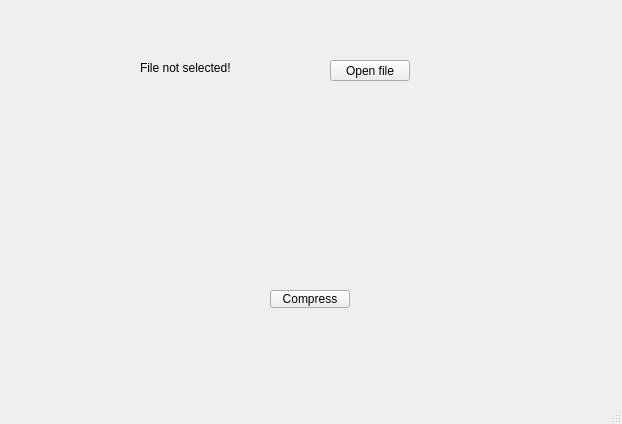
<?xml version="1.0" encoding="UTF-8"?>
<ui version="4.0">
 <class>MainWindow</class>
 <widget class="QMainWindow" name="MainWindow">
  <property name="geometry">
   <rect>
    <x>0</x>
    <y>0</y>
    <width>622</width>
    <height>424</height>
   </rect>
  </property>
  <property name="windowTitle">
   <string>MainWindow</string>
  </property>
  <widget class="QWidget" name="centralwidget">
   <widget class="QPushButton" name="OpenFileButton">
    <property name="geometry">
     <rect>
      <x>330</x>
      <y>60</y>
      <width>80</width>
      <height>21</height>
     </rect>
    </property>
    <property name="text">
     <string>Open file</string>
    </property>
   </widget>
   <widget class="QLabel" name="OpenedFileLabel">
    <property name="geometry">
     <rect>
      <x>140</x>
      <y>60</y>
      <width>151</width>
      <height>16</height>
     </rect>
    </property>
    <property name="text">
     <string>File not selected!</string>
    </property>
   </widget>
   <widget class="QLabel" name="OriginalPicture">
    <property name="geometry">
     <rect>
      <x>110</x>
      <y>120</y>
      <width>161</width>
      <height>171</height>
     </rect>
    </property>
    <property name="text">
     <string/>
    </property>
   </widget>
   <widget class="QPushButton" name="compressPushButton">
    <property name="geometry">
     <rect>
      <x>270</x>
      <y>290</y>
      <width>80</width>
      <height>18</height>
     </rect>
    </property>
    <property name="text">
     <string>Compress</string>
    </property>
   </widget>
  </widget>
  <widget class="QMenuBar" name="menubar">
   <property name="geometry">
    <rect>
     <x>0</x>
     <y>0</y>
     <width>622</width>
     <height>17</height>
    </rect>
   </property>
  </widget>
  <widget class="QStatusBar" name="statusbar"/>
  <action name="actionsda">
   <property name="text">
    <string>sda</string>
   </property>
  </action>
 </widget>
 <resources/>
 <connections/>
</ui>
